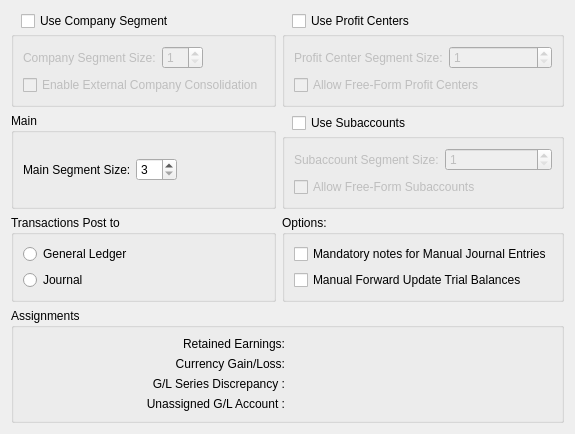
     <widget class="QWidget" name="_gl">
      <attribute name="title">
       <string>General Ledger</string>
      </attribute>
      <layout class="QGridLayout" name="gridLayout_13">
       <item row="0" column="0">
        <layout class="QVBoxLayout" name="verticalLayout_6">
         <property name="spacing">
          <number>0</number>
         </property>
         <item>
          <layout class="QHBoxLayout" name="horizontalLayout_5">
           <item>
            <spacer name="horizontalSpacer_5">
             <property name="orientation">
              <enum>Qt::Horizontal</enum>
             </property>
             <property name="sizeType">
              <enum>QSizePolicy::Fixed</enum>
             </property>
             <property name="sizeHint" stdset="0">
              <size>
               <width>10</width>
               <height>20</height>
              </size>
             </property>
            </spacer>
           </item>
           <item>
            <widget class="QCheckBox" name="_useCompanySegment">
             <property name="text">
              <string>Use Company Segment</string>
             </property>
            </widget>
           </item>
          </layout>
         </item>
         <item>
          <widget class="QGroupBox" name="_useCompanySegmentGroup">
           <property name="enabled">
            <bool>false</bool>
           </property>
           <property name="sizePolicy">
            <sizepolicy hsizetype="Preferred" vsizetype="Preferred">
             <horstretch>0</horstretch>
             <verstretch>1</verstretch>
            </sizepolicy>
           </property>
           <property name="title">
            <string/>
           </property>
           <property name="checked">
            <bool>false</bool>
           </property>
           <layout class="QGridLayout">
            <item row="0" column="0">
             <widget class="QLabel" name="_companySizeLit">
              <property name="text">
               <string>Company Segment Size:</string>
              </property>
              <property name="buddy">
               <cstring>_companySegmentSize</cstring>
              </property>
             </widget>
            </item>
            <item row="0" column="1">
             <layout class="QHBoxLayout">
              <item>
               <widget class="QSpinBox" name="_companySegmentSize">
                <property name="minimum">
                 <number>1</number>
                </property>
                <property name="maximum">
                 <number>10</number>
                </property>
               </widget>
              </item>
              <item>
               <spacer>
                <property name="orientation">
                 <enum>Qt::Horizontal</enum>
                </property>
                <property name="sizeHint" stdset="0">
                 <size>
                  <width>40</width>
                  <height>20</height>
                 </size>
                </property>
               </spacer>
              </item>
             </layout>
            </item>
            <item row="1" column="0" colspan="2">
             <widget class="QCheckBox" name="_externalConsolidation">
              <property name="text">
               <string>Enable External Company Consolidation</string>
              </property>
             </widget>
            </item>
           </layout>
          </widget>
         </item>
        </layout>
       </item>
       <item row="0" column="1">
        <layout class="QVBoxLayout" name="verticalLayout_7">
         <property name="spacing">
          <number>0</number>
         </property>
         <item>
          <layout class="QHBoxLayout" name="horizontalLayout_6">
           <item>
            <spacer name="horizontalSpacer_6">
             <property name="orientation">
              <enum>Qt::Horizontal</enum>
             </property>
             <property name="sizeType">
              <enum>QSizePolicy::Fixed</enum>
             </property>
             <property name="sizeHint" stdset="0">
              <size>
               <width>10</width>
               <height>20</height>
              </size>
             </property>
            </spacer>
           </item>
           <item>
            <widget class="QCheckBox" name="_useProfitCenters">
             <property name="text">
              <string>Use Profit Centers</string>
             </property>
            </widget>
           </item>
          </layout>
         </item>
         <item>
          <widget class="QGroupBox" name="_useProfitCentersGroup">
           <property name="enabled">
            <bool>false</bool>
           </property>
           <property name="sizePolicy">
            <sizepolicy hsizetype="Preferred" vsizetype="Preferred">
             <horstretch>0</horstretch>
             <verstretch>1</verstretch>
            </sizepolicy>
           </property>
           <property name="title">
            <string/>
           </property>
           <property name="checked">
            <bool>false</bool>
           </property>
           <layout class="QGridLayout" name="gridLayout_2">
            <item row="0" column="0">
             <widget class="QLabel" name="_profitCenterSizeLit">
              <property name="text">
               <string>Profit Center Segment Size:</string>
              </property>
              <property name="buddy">
               <cstring>_profitCenterSize</cstring>
              </property>
             </widget>
            </item>
            <item row="0" column="1">
             <widget class="QSpinBox" name="_profitCenterSize">
              <property name="minimum">
               <number>1</number>
              </property>
              <property name="maximum">
               <number>10</number>
              </property>
              <property name="value">
               <number>1</number>
              </property>
             </widget>
            </item>
            <item row="1" column="0" colspan="2">
             <widget class="QCheckBox" name="_ffProfitCenters">
              <property name="text">
               <string>Allow Free-Form Profit Centers</string>
              </property>
             </widget>
            </item>
           </layout>
          </widget>
         </item>
        </layout>
       </item>
       <item row="1" column="0">
        <widget class="QGroupBox" name="_mainGroup">
         <property name="title">
          <string>Main</string>
         </property>
         <layout class="QGridLayout" name="gridLayout_12">
          <item row="0" column="0">
           <layout class="QHBoxLayout">
            <property name="spacing">
             <number>0</number>
            </property>
            <item>
             <layout class="QHBoxLayout">
              <property name="spacing">
               <number>5</number>
              </property>
              <item>
               <widget class="QLabel" name="_mainSizeLit">
                <property name="enabled">
                 <bool>true</bool>
                </property>
                <property name="text">
                 <string>Main Segment Size:</string>
                </property>
                <property name="buddy">
                 <cstring>_mainSize</cstring>
                </property>
               </widget>
              </item>
              <item>
               <widget class="QSpinBox" name="_mainSize">
                <property name="enabled">
                 <bool>true</bool>
                </property>
                <property name="minimum">
                 <number>3</number>
                </property>
                <property name="maximum">
                 <number>10</number>
                </property>
               </widget>
              </item>
             </layout>
            </item>
            <item>
             <spacer>
              <property name="orientation">
               <enum>Qt::Horizontal</enum>
              </property>
              <property name="sizeType">
               <enum>QSizePolicy::Expanding</enum>
              </property>
              <property name="sizeHint" stdset="0">
               <size>
                <width>20</width>
                <height>20</height>
               </size>
              </property>
             </spacer>
            </item>
           </layout>
          </item>
         </layout>
        </widget>
       </item>
       <item row="1" column="1">
        <layout class="QVBoxLayout" name="verticalLayout_8">
         <property name="spacing">
          <number>0</number>
         </property>
         <item>
          <layout class="QHBoxLayout" name="horizontalLayout_7">
           <item>
            <spacer name="horizontalSpacer_7">
             <property name="orientation">
              <enum>Qt::Horizontal</enum>
             </property>
             <property name="sizeType">
              <enum>QSizePolicy::Fixed</enum>
             </property>
             <property name="sizeHint" stdset="0">
              <size>
               <width>10</width>
               <height>20</height>
              </size>
             </property>
            </spacer>
           </item>
           <item>
            <widget class="QCheckBox" name="_useSubaccounts">
             <property name="text">
              <string>Use Subaccounts</string>
             </property>
            </widget>
           </item>
          </layout>
         </item>
         <item>
          <widget class="QGroupBox" name="_useSubaccountsGroup">
           <property name="enabled">
            <bool>false</bool>
           </property>
           <property name="sizePolicy">
            <sizepolicy hsizetype="Preferred" vsizetype="Preferred">
             <horstretch>0</horstretch>
             <verstretch>1</verstretch>
            </sizepolicy>
           </property>
           <property name="title">
            <string/>
           </property>
           <property name="checked">
            <bool>false</bool>
           </property>
           <layout class="QGridLayout">
            <item row="0" column="1">
             <widget class="QSpinBox" name="_subaccountSize">
              <property name="minimum">
               <number>1</number>
              </property>
              <property name="maximum">
               <number>10</number>
              </property>
             </widget>
            </item>
            <item row="1" column="0" colspan="2">
             <widget class="QCheckBox" name="_ffSubaccounts">
              <property name="text">
               <string>Allow Free-Form Subaccounts</string>
              </property>
             </widget>
            </item>
            <item row="0" column="0">
             <widget class="QLabel" name="_subAccountSizeLit">
              <property name="text">
               <string>Subaccount Segment Size:</string>
              </property>
              <property name="buddy">
               <cstring>_subaccountSize</cstring>
              </property>
             </widget>
            </item>
           </layout>
          </widget>
         </item>
        </layout>
       </item>
       <item row="2" column="0">
        <widget class="QGroupBox" name="_postGroup">
         <property name="title">
          <string>Transactions Post to</string>
         </property>
         <layout class="QGridLayout" name="gridLayout_14">
          <item row="1" column="0">
           <widget class="QRadioButton" name="_journal">
            <property name="text">
             <string>Journal</string>
            </property>
           </widget>
          </item>
          <item row="0" column="0">
           <widget class="QRadioButton" name="_generalLedger">
            <property name="text">
             <string>General Ledger</string>
            </property>
           </widget>
          </item>
         </layout>
        </widget>
       </item>
       <item row="2" column="1">
        <widget class="QGroupBox" name="_miscGroup">
         <property name="title">
          <string>Options:</string>
         </property>
         <layout class="QGridLayout" name="gridLayout_10">
          <item row="1" column="0">
           <widget class="QCheckBox" name="_manualFwdUpdate">
            <property name="text">
             <string>Manual Forward Update Trial Balances</string>
            </property>
           </widget>
          </item>
          <item row="0" column="0">
           <widget class="QCheckBox" name="_mandatoryNotes">
            <property name="text">
             <string>Mandatory notes for Manual Journal Entries</string>
            </property>
           </widget>
          </item>
         </layout>
        </widget>
       </item>
       <item row="3" column="0" colspan="2">
        <widget class="QGroupBox" name="_assignGroup">
         <property name="title">
          <string>Assignments</string>
         </property>
         <layout class="QGridLayout" name="gridLayout_3">
          <item row="0" column="0">
           <layout class="QGridLayout">
            <item row="0" column="0">
             <widget class="QLabel" name="_yearendLit">
              <property name="enabled">
               <bool>true</bool>
              </property>
              <property name="text">
               <string>Retained Earnings:</string>
              </property>
              <property name="alignment">
               <set>Qt::AlignRight|Qt::AlignTrailing|Qt::AlignVCenter</set>
              </property>
             </widget>
            </item>
            <item row="0" column="1">
             <widget class="GLCluster" name="_yearend">
              <property name="focusPolicy">
               <enum>Qt::StrongFocus</enum>
              </property>
             </widget>
            </item>
            <item row="1" column="0">
             <widget class="QLabel" name="_gainLossLit">
              <property name="text">
               <string>Currency Gain/Loss:</string>
              </property>
              <property name="alignment">
               <set>Qt::AlignRight|Qt::AlignTrailing|Qt::AlignVCenter</set>
              </property>
             </widget>
            </item>
            <item row="1" column="1">
             <widget class="GLCluster" name="_gainLoss">
              <property name="focusPolicy">
               <enum>Qt::StrongFocus</enum>
              </property>
             </widget>
            </item>
            <item row="2" column="0">
             <widget class="QLabel" name="_discrepancyLit">
              <property name="text">
               <string>G/L Series Discrepancy :</string>
              </property>
              <property name="alignment">
               <set>Qt::AlignRight|Qt::AlignTrailing|Qt::AlignVCenter</set>
              </property>
             </widget>
            </item>
            <item row="2" column="1">
             <widget class="GLCluster" name="_discrepancy">
              <property name="focusPolicy">
               <enum>Qt::StrongFocus</enum>
              </property>
             </widget>
            </item>
            <item row="3" column="0">
             <widget class="QLabel" name="_unassignedLit">
              <property name="text">
               <string>Unassigned G/L Account :</string>
              </property>
              <property name="alignment">
               <set>Qt::AlignRight|Qt::AlignTrailing|Qt::AlignVCenter</set>
              </property>
             </widget>
            </item>
            <item row="3" column="1">
             <widget class="GLCluster" name="_unassigned">
              <property name="focusPolicy">
               <enum>Qt::StrongFocus</enum>
              </property>
             </widget>
            </item>
           </layout>
          </item>
         </layout>
        </widget>
       </item>
      </layout>
     </widget>
